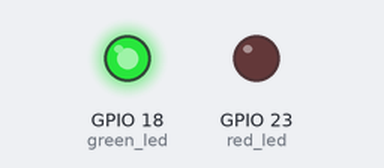
Recording of a program running on a simulated Raspberry Pi (BCM pin numbers). Shown: output pins drawn as LEDs (lit = HIGH). What the program prints to the terminal is not drawn.

Above: at 1.0 s.
At 3.0 s:
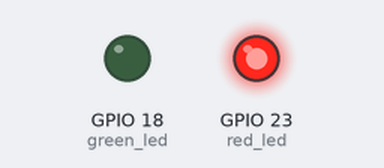
Timing chart, 0 to 5.2 s (numbered marks = the images above):
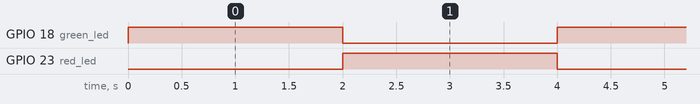

Measured:
- by itself, GPIO 18 (green_led), GPIO 23 (red_led): alternates HIGH for 2.0 s and LOW for 2.0 s

The program:

blinky.py
```python
#!/bin/env python3

import time
import board
from digitalio import DigitalInOut, Direction


blink_freq = 2
blink_count = 0

# setup Pi pins as output for LEDs
green_led = DigitalInOut(board.D18)
red_led = DigitalInOut(board.D23)
green_led.direction = Direction.OUTPUT
red_led.direction = Direction.OUTPUT

def blink():
    global blink_count

    green_led.value = True
    red_led.value = False
    time.sleep(blink_freq)

    green_led.value = False
    red_led.value = True
    time.sleep(blink_freq)

    print("blink")
    print(blink_count)
    blink_count = blink_count + 1

while True:
    blink()
```
